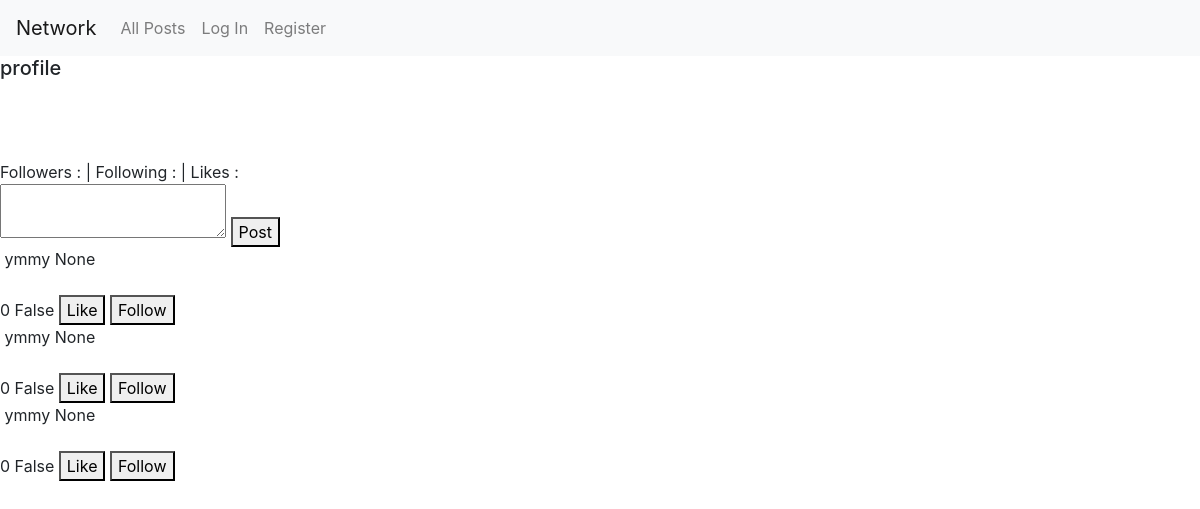
Before: / with the older database file.
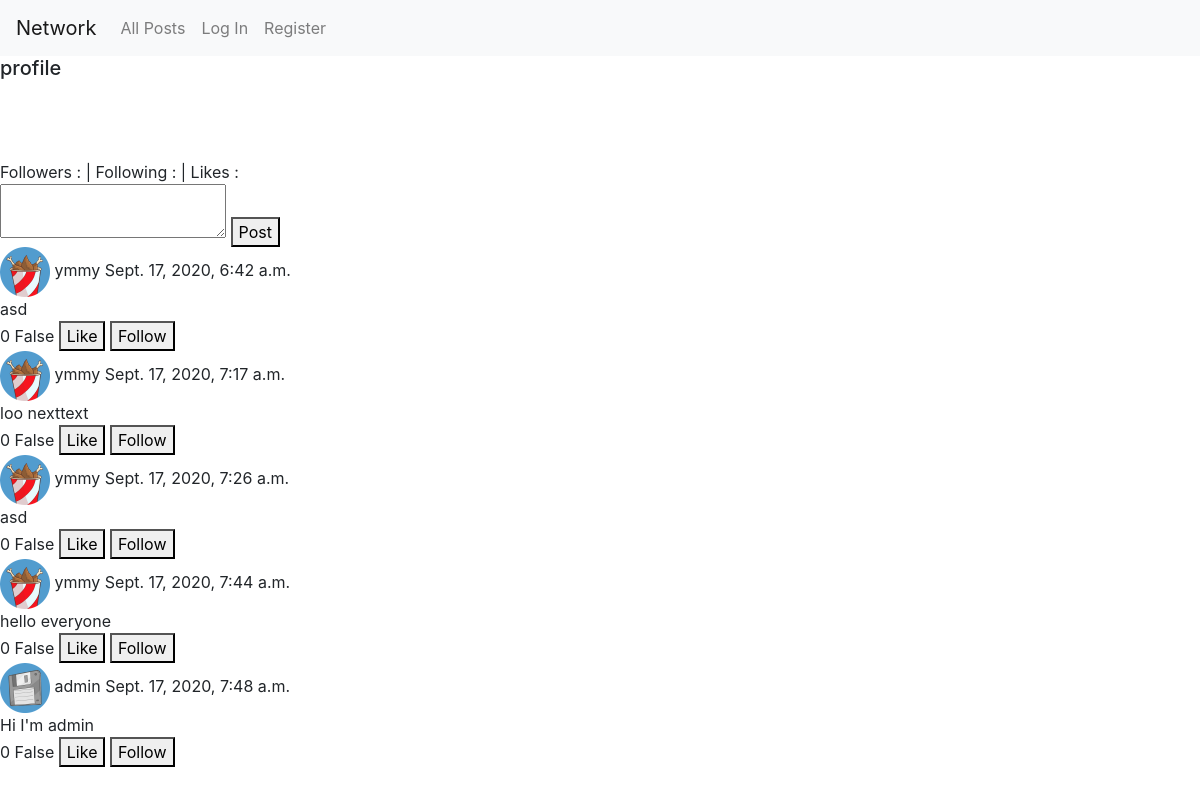
After: the same page with the newer database file.
### network/models.py (models this page shows)
class Post(models.Model):
    username = models.ForeignKey("User", on_delete=models.CASCADE, related_name="user")
    likes = models.PositiveSmallIntegerField(default=0, blank=True, null=True)
    body = models.TextField(blank=True)
    timestamp = models.DateTimeField(auto_now_add=True)
    liked = models.BooleanField(default=False)

class User(AbstractUser):
    avatar = models.TextField(default="avatar_bucket.png")
    following = models.PositiveSmallIntegerField(default=0, blank=True, null=True)
    followers = models.PositiveSmallIntegerField(default=0, blank=True, null=True)
    likes = models.PositiveSmallIntegerField(default=0, blank=True, null=True)
    pass

### network/views.py (the view)
# urls.py: path("", views.index, name="index"),
def index(request):
    posts = Post.objects.all()
    users = User.objects.all()
    return render(request, "network/index.html", {'posts': posts, "users": users})

### network/templates/network/index.html
{% extends "network/layout.html" %}
{% block body %}
<section>
    <h5>profile</h5>
    <img width="50px" src="../../static/network/img/avatars/{{ user.avatar }}" alt=""> <br>
    {{ user.username }} <br>
    {{ user.email }} <br>
    Followers : {{ user.followers}} | Following : {{ user.following }} | Likes : {{ user.likes }}<br>
</section>
    <form>
        <textarea id="textarea"></textarea>
        <button id="new_post" type="submit">Post</button>
    </form>
    <div class="posts">
        {% for post in posts %}
            {% for user in users %}
                {% if post.username_id == user.id  %}
                    <img width="50px" src="../../static/network/img/avatars/{{ user.avatar }}" alt="">
                {% endif %}
            {% endfor %}
                {{ post.username }}
            {{ post.timestamp }}
            <br>
            {{ post.body }}
            <br>
            {{ post.likes }}
            {{ post.liked }}
            <button>Like</button>
            <button>Follow</button>
            <br>
        {% endfor %}
    </div>
{% endblock %}

Changed rows visible on the page:
changed Post: timestamp "None" → "Sept. 17, 2020, 6:42 a.m."; body (not shown) → "asd"
now on this page (row edited): User: avatar (picture)
changed Post: timestamp "None" → "Sept. 17, 2020, 7:17 a.m."; body (not shown) → "loo nexttext"
changed Post: timestamp "None" → "Sept. 17, 2020, 7:26 a.m."; body (not shown) → "asd"
added Post: username "ymmy", timestamp "Sept. 17, 2020, 7:44 a.m.", body "hello everyone", likes "0", liked "False"
added Post: username "admin", timestamp "Sept. 17, 2020, 7:48 a.m.", body "Hi I'm admin", likes "0", liked "False"
added User: avatar (picture), shown under "admin"
